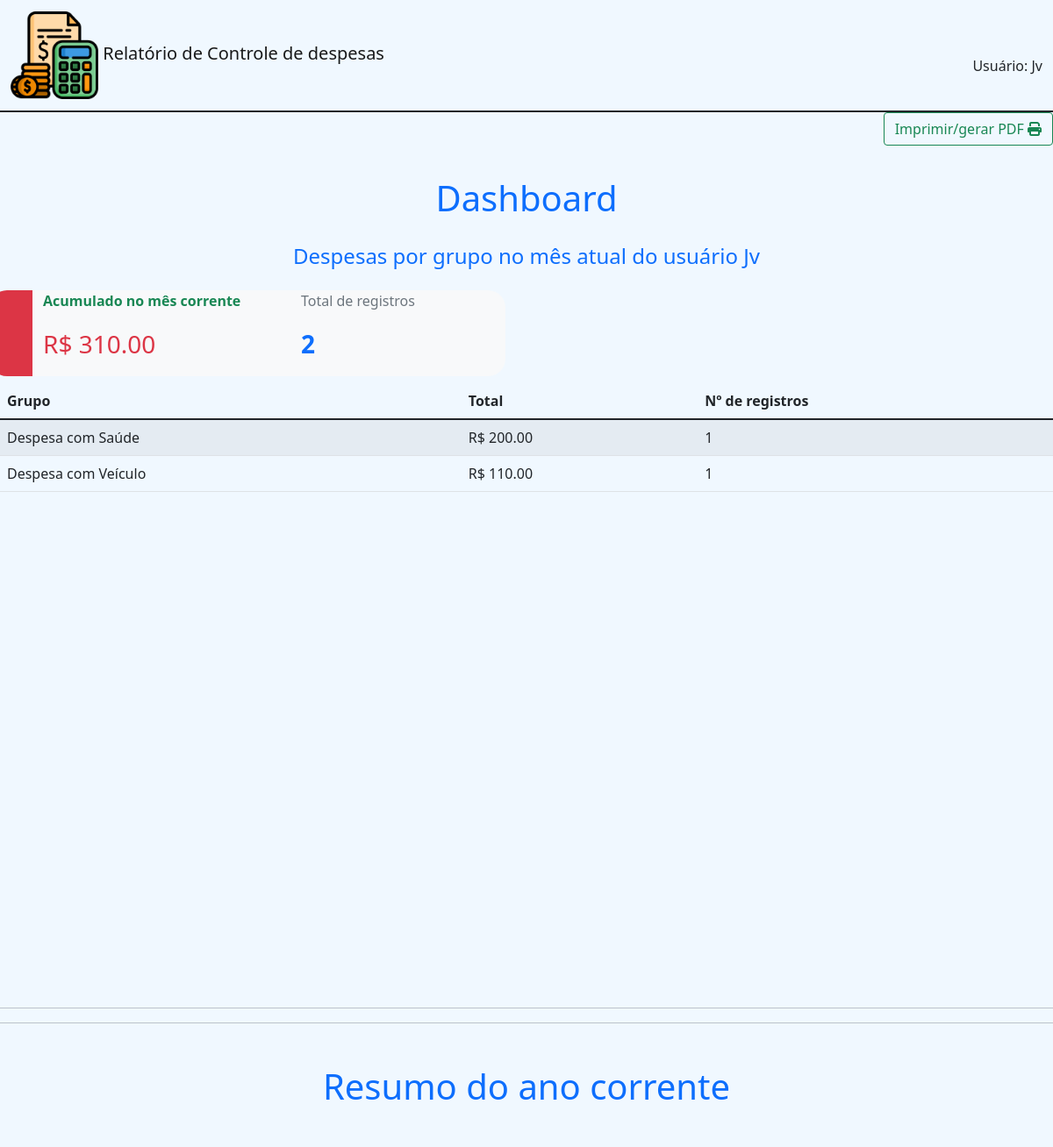
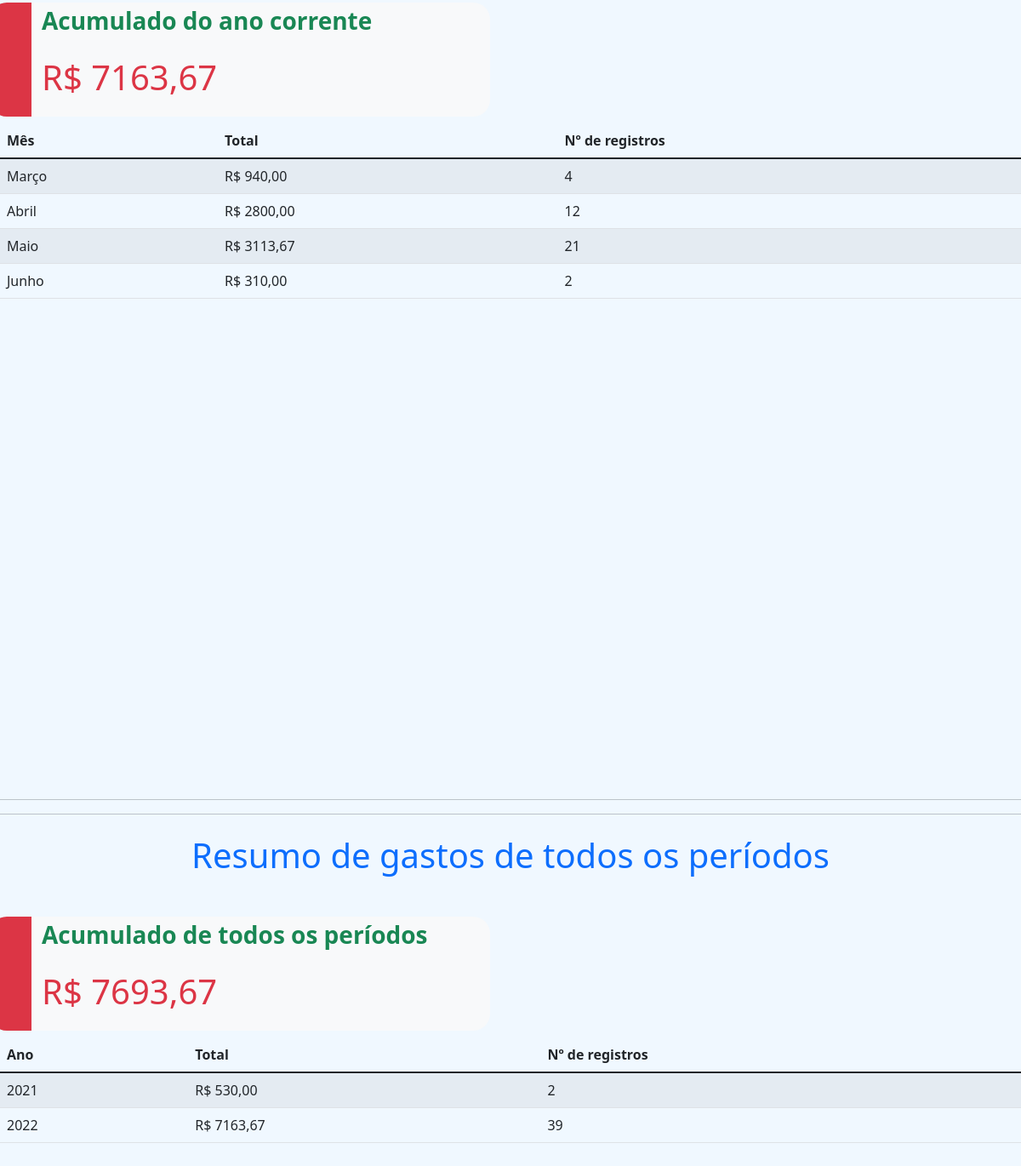
The page /dashboard/dashboard_print/ (signed in) on the database its author committed (2 pictures, top to bottom).
### cadastros/models.py (models this page shows, shortened)
class GrupoDespesa(models.Model):
    grupo = models.CharField(max_length=50)
    padrao = models.BooleanField(default=False)
    usuario = models.ForeignKey(User, on_delete=models.CASCADE, blank=True, null=True)
    ativo = models.BooleanField(default=True)
    class Meta:
        verbose_name = 'Grupo de despesa'
        verbose_name_plural = 'Grupos de despesa'

### dashboard/views.py (the view, shortened to what this page needs)
# urls.py: path('dashboard_print/', views.dashboard_print, name='dashboard_print'),
@login_required(login_url='login')
def dashboard_print(request):
    hoje = datetime.today()
    mes = hoje.month
    ano = hoje.year
    user = request.user
    total_full = 0
    despesas_full = Despesa.objects.all().filter(
        usuario=user
    ).values('data__year').annotate(total=Sum('valor'), count=Count('data__year')).order_by('data__year')
    if len(despesas_full) == 0:
        total_full = 0
        messages.add_message(request, messages.INFO, f'Sem registros para listar')
        print(total_full)
        return render(request, 'print/dashboard.html', {'total_full':total_full})
    for d in despesas_full:
        d['total'] = round(d['total'], 2)
        total_full += d['total']
        d['tot'] = int(d['total'])
    atividade = Despesa.objects.all().filter(
        usuario=user
    ).values('data__month', 'data__year').annotate(count=Count('data__month')).order_by('-data__year', '-data__month')
    ativ_ano = Despesa.objects.all().filter(
        usuario=user
    ).values('data__year').annotate(count=Count('data__year')).order_by('-data__year')
    for a in atividade:
        a['mes'] = str(a['data__month'])
        a['mes'] = datetime.strptime(a['mes'], '%m')
    despesas = Despesa.objects.all().filter(
        usuario=user, data__month=mes, data__year=ano
    ).values('tipo__grupo__grupo', 'tipo__grupo').annotate(total=Sum('valor'), count=Count('tipo__grupo')).order_by('-total')
    registros = 0
    despesas_ano = Despesa.objects.all().filter(
        usuario=user, data__year=ano
    ).values('data__month').annotate(total=Sum('valor'), count=Count('data__month'))
    grafico_ano = resumo_ano(despesas_ano)
    for d in despesas:
        registros += d['count']
        d['tot'] = round(d['total'])
        d['total'] = f'{d["total"]:.2f}'
    total = despesas.aggregate(Sum('total'))
    total = f"{total['total__sum']:.2f}"
    des = Despesa.objects.all().filter(
        usuario=user, data__month=mes, data__year=ano
    ).values('tipo__grupo__grupo', 'tipo__grupo').annotate(total=Sum('valor'), count=Count('tipo__grupo')).order_by('-total')
    for d in des:
        d['tot'] = round(d['total'])
    return render(request, 'print/dashboard.html', {'despesas':despesas, 'des':des, 'total':total, 'atividade':atividade, 'grafico_ano':grafico_ano, 'registros':registros, 'ativ_ano':ativ_ano, 'despesas_full':despesas_full, 'total_full':total_full})

### dashboard/templates/print/dashboard.html (shortened to what this page needs)
{% extends 'base_print.html'%}
{% load static%}
{% block 'conteudo'%}
<div class="text-end">
  <button class="btn btn-outline-success no_print" onclick="window.print()">Imprimir/gerar PDF <i class="fa-solid fa-print"></i></button>
</div>
<h1 style="padding-top: 20px;" class="text-center text-primary mt-3">Dashboard</h1>
{% if total_full != 0%}
{% if total != 0 %}
{% if user.first_name != ''%}
<h4 style="padding-top: 20px;" class="text-center text-primary mb-3">Despesas por grupo no mês atual de {{user.first_name}} {{user.last_name}}</h4>
{% else %}
<h4 style="padding-top: 20px;" class="text-center text-primary mb-3">Despesas por grupo no mês atual do usuário {{user}}</h4>
{% endif %}
<div class="row">
  <div class="col-md-6 col-12 my-2">
    <div class="row" style="width: 100%;">
        <div class="col-1 bg-danger" style="border-radius: 20px 0 0 20px;">
        </div>
        <div class="col-6 bg-light" style="">
            <p class="fs-6 text-success"><b>Acumulado no mês corrente</b></p>
            <p class="fs-3 text-danger">R$ {{total}}</p>
        </div>
        <div class="col-5 bg-light" style=" border-radius: 0 20px 20px 0;">
            <p class="fs-6 text-secondary">Total de registros</p>
            <p class="fs-3 text-primary"><b>{{registros}}</b></p>
        </div>
    </div>
</div>
  <div class="col-12">
    <table class="table table-striped table-hover">
      <thead>
        <tr>
          <th scope="col">Grupo</th>
          <th scope="col">Total</th>
          <th scope="col">Nº de registros</th>
        </tr>
      </thead>
      <tbody>
        {% for c in despesas%}
        <tr>
            <td>{{c.tipo__grupo__grupo}}</td>
            <td>R$ {{c.total}}</td>
            <td>{{c.count}}</td>
        </tr>
        {%endfor%}
      </tbody>
    </table>
</div>
</div>
    <div id="donutchart_print" style="width: 70%; height: 500px;" class="mt-5"></div>
{%endif%}
<hr class="mt-4">
<hr>
{% if grafico_ano.total != 0%}
<div class="row my-4 break">
  <h1 class="text-center text-primary mb-3">Resumo do ano corrente</h1>
</div>
<div class="row">
  <div class="col-md-6 col-12 my-2">
    <div class="row" style="width: 100%;">
        <div class="col-1 bg-danger" style="border-radius: 20px 0 0 20px; ">
        </div>
        <div class="col-10 bg-light" style="">
            <p class="fs-3 text-success"><b>Acumulado do ano corrente</b></p>
            <p class="fs-1 text-danger">R$ {{grafico_ano.total}}</p>
        </div>
        <div class="col-1 bg-light" style=" border-radius: 0 20px 20px 0;">
        </div>
    </div>
</div>
<div class="col-12">
  <table class="table table-striped table-hover">
    <thead>
      <tr>
        <th scope="col">Mês</th>
        <th scope="col">Total</th>
        <th scope="col">Nº de registros</th>
      </tr>
    </thead>
    <tbody>
      {% for c in grafico_ano.ano%}
      {% if c.total != 0%}
      <tr>
          <td>{{c.mes}}</td>
          <td>R$ {{c.total}}</td>
          <td>{{c.registros}}</td>
      </tr>
      {%endif%}
      {%endfor%}
    </tbody>
  </table>
</div>
</div>
<html>
<head>
</head>
<body>
  <div id="barchart_print" style="width: 70%; height: 500px;" class="mt-5"></div>
</body>
</html>
{%endif%}
<hr class="mt-4">
<hr>
<div class="row my-4 break">
  <h1 class="text-center text-primary mb-3">Resumo de gastos de todos os períodos</h1>
</div>
<div class="row">
  <div class="col-md-6 col-12 my-2">
    <div class="row" style="width: 100%;">
        <div class="col-1 bg-danger" style="border-radius: 20px 0 0 20px; ">
        </div>
        <div class="col-10 bg-light" style="">
            <p class="fs-3 text-success"><b>Acumulado de todos os períodos</b></p>
            <p class="fs-1 text-danger">R$ {{total_full}}</p>
        </div>
        <div class="col-1 bg-light" style=" border-radius: 0 20px 20px 0;">
        </div>
    </div>
</div>
<div class="col-12">
  <table class="table table-striped table-hover">
    <thead>
      <tr>
        <th scope="col">Ano</th>
        <th scope="col">Total</th>
        <th scope="col">Nº de registros</th>
      </tr>
    </thead>
    <tbody>
      {% for c in despesas_full%}
      {% if c.total != 0%}
      <tr>
          <td>{{c.data__year}}</td>
          <td>R$ {{c.total}}</td>
          <td>{{c.count}}</td>
      </tr>
      {%endif%}
      {%endfor%}
    </tbody>
  </table>
</div>
</div>
<html>
<head>
</head>
<body>
</body>
</html>
{%endif%}
{% endblock %}

### templates/base_print.html (shortened to what this page needs)
{% load static %}
<!DOCTYPE html>
<html lang="pt-br">
<head>
    <link href="https://cdn.jsdelivr.net/npm/bootstrap@5.1.3/dist/css/bootstrap.min.css" rel="stylesheet">
    <link rel="stylesheet" href="{% static 'css/estilo.css'%}">
    <link rel="stylesheet" href="{% static 'css/print.css'%}">
</head>
<body>
    <nav class="navbar navbar-light" style="border-bottom: 2px solid;">
        <div class="container-fluid">
          <a class="navbar-brand" href="">
            <img src="{% static 'img/icone_despesas.png'%}" width="100" height="100" class="d-inline-block align-text-middle">
            <span class="fs-sm-6 fs-md-1">Relatório de Controle de despesas</span>
          </a>
          {% if user.first_name != ''%}
          <span class="mt-4">Usuário: {{user.first_name}} {{user.last_name}}</span>
          {% else %}
          <span class="mt-4">Usuário: {{user}}</span>
          {% endif %}
        </div>
    </nav>
      <div>
       {% block 'conteudo'%}
       {% endblock %}
      </div>
</body>
</html>

### templates/static/css/estilo.css (style rules this page uses)
* { margin: 0; padding: 0; }
body { background-color: aliceblue; }

### rows shown on the page
GrupoDespesa: tipo__grupo__grupo "Despesa com Saúde", total "200.00", count "1"
GrupoDespesa: tipo__grupo__grupo "Despesa com Veículo", total "110.00", count "1"

### other values the page prints
{{ user }} "Jv"
{{ total }} "310.00"
{{ registros }} "2"
{{ grafico_ano.total }} "7163,67"
{{ c.mes }} "Março" "Abril" "Maio" "Junho"
{{ c.total }} "940,00" "2800,00" "3113,67" "310,00"
{{ c.registros }} "4" "12" "21" "2"
{{ total_full }} "7693,67"
{{ c.data__year }} "2021" "2022"
{{ c.total }} "530,00" "7163,67"
{{ c.count }} "2" "39"
